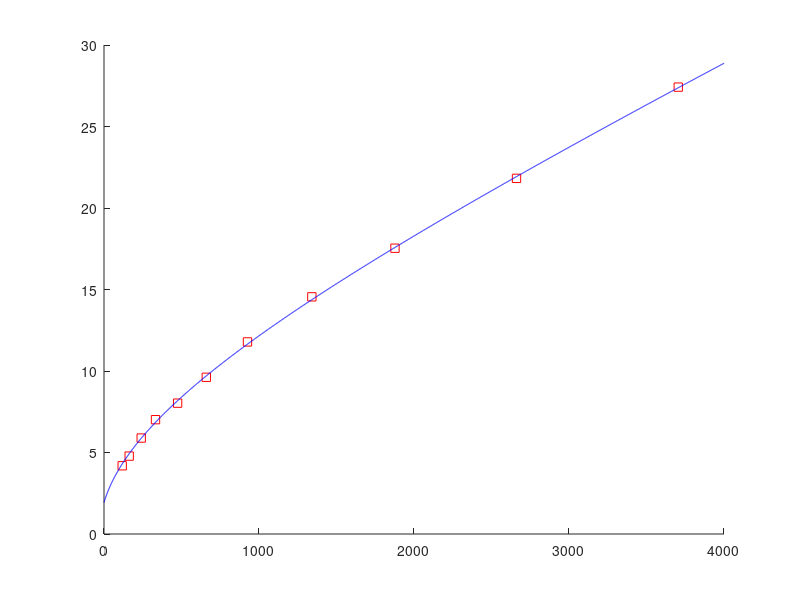
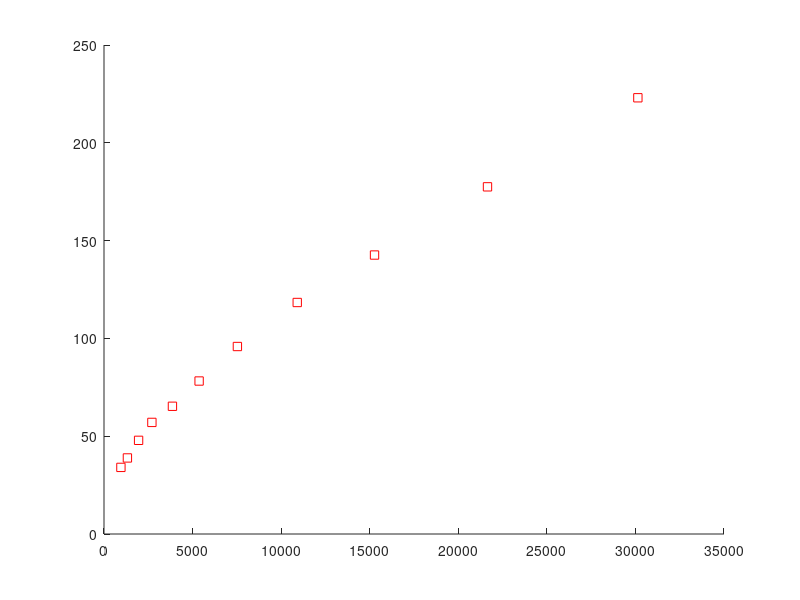

The MATLAB script that drew these images, in order:
clear;
clc;

%   EJERCICIO 3
fprintf('EJERCICIO 3\n');

load ruido;
E=zeros(11,1);
S=zeros(11,1);

for k=1:11
    frame=ruido(:,:,k);
    E(k)=mean2(frame)-128;
    S(k)=std2(frame);
end

figure(5);
hold on; plot(E,S,'rs');

H=[E.^0 E E.^2];
c=H\(S.^2);
e=(0:4000);
s=sqrt(c(1)+c(2)*e+c(3)*e.^2);
hold on; plot(e,s,'b'); hold off
fprintf('desvlectura=%f\n', sqrt(c(1)));
G=c(2);
fprintf('G=%f\n', G);
E=E/G;
S=S/G;
figure(6);
hold on; plot(E,S,'rs'); hold off

c3=sqrt(c(3));
fprintf('constante=%f\n', c3*100);
